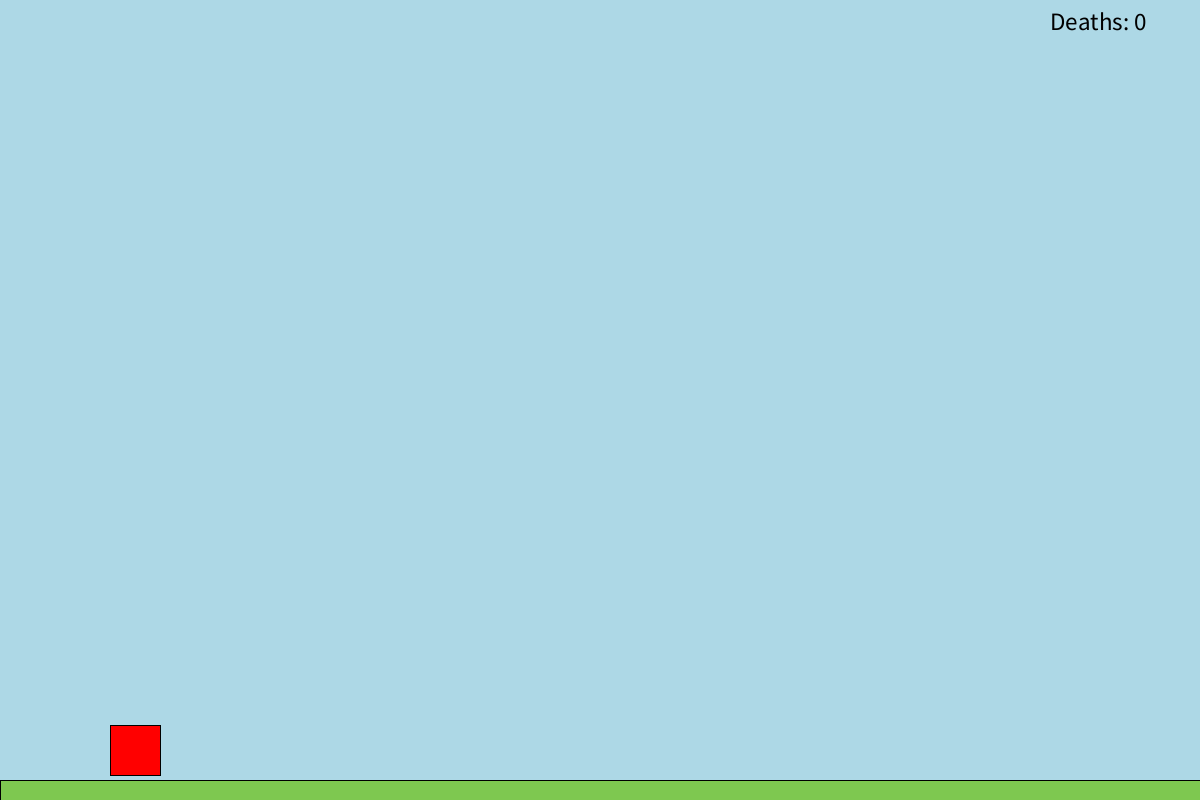
Frame 1 (no input)
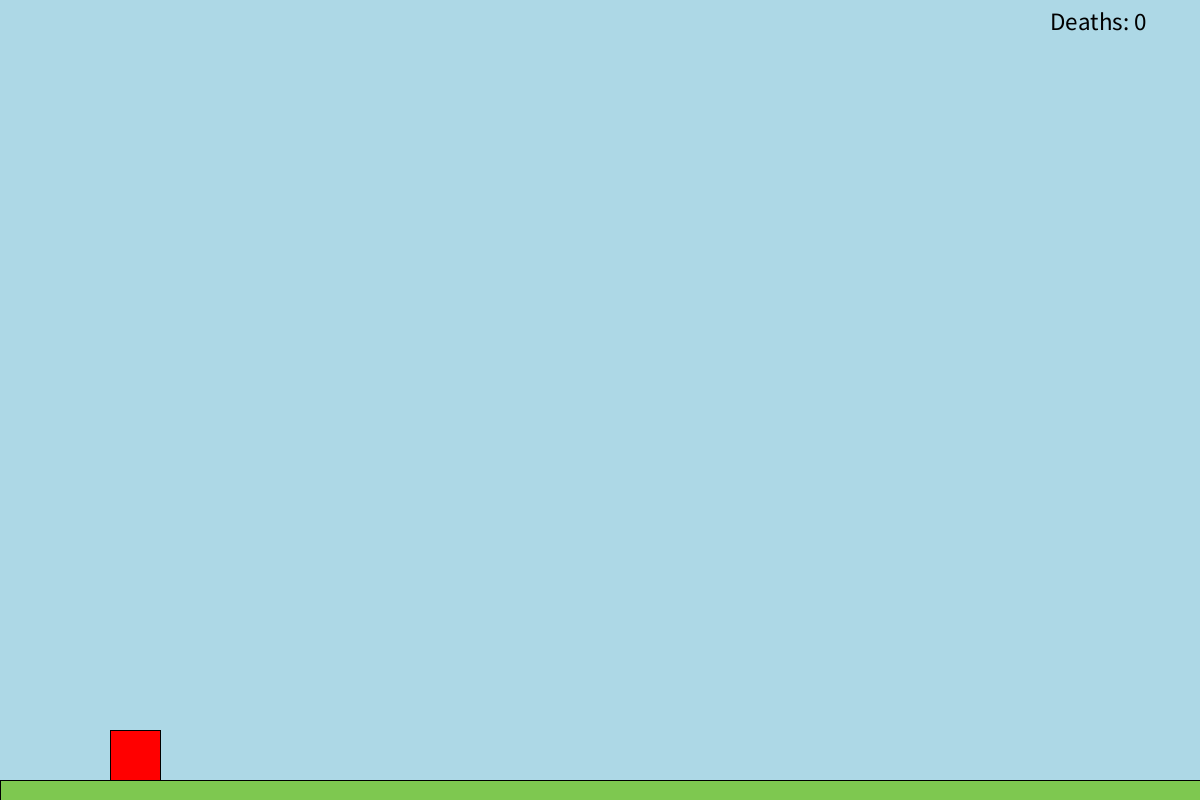
Frame 60 (the mouse pressed at the canvas centre just before this capture)
Frame 120 (the mouse held since frame 60 and released just before this capture): identical to frame 60, image omitted

The Processing sketch that drew these frames (run headless with seeded random() and noise(); from frame 60 on, the mouse is pressed at the canvas centre):

// Processing sketch: LeapLegends
// ── LeapLegends.pde
// Player's horizontal position
int playerX = 110; 
// Player's vertical position
int playerY = 725;
// Gravity effect
int gravity = 1;
// Player's vertical speed
int velocity = 0;
// Tracks if the player is in the air
boolean isJumping = false;
// Tracks if the player is on a platform
boolean onPlatform = false; 
// Horizontal speed for smoother movement
float speed = 0;
// Sets the level
int level = 0;
// Checks if the button is pressed or not
boolean buttonPressed = false;
// Checks how many times you have died
int deathCount = 0;

// Declares the ground
Platform Grass, Lava3, Lava51, Lava52;

// Declares platforms for level 1
Platform Level11, Level12, Level13, Level14, Level15;

// Declares platforms for level 2
Platform Level21, Level22, Level23, Level24, Level25, Level26;

// Declares platforms for level 3
Platform Level31, Level32, Level33, Level34, Level35, Level36;

// Declares platforms for level 4
Platform Level41, Level42, Level43;
Button button4;

// Declares platforms for level 5
Platform Level51, Level52, Level53, Level54, Level55, Level56, Level57, Level58;
Button button5;

// Declares the finish lines
FinishLine Finish1, Finish2, Finish3, Finish4, Finish5;

// Size of the player
int playerSize = 50;

void setup() {
  size(1200, 800);
  
  // Level level number, platform number
  // Level 1
  Level11 = new Platform (80, 650, 200, 20);
  Level12 = new Platform (420, 550, 200, 20);
  Level13 = new Platform (780, 470, 200, 20);
  Level14 = new Platform (450, 370, 200, 20);
  Level15 = new Platform (800, 270, 200, 20);
  
  Finish1 = new FinishLine (800, 270, 200, 20);
  
  
  // Level 2
  Level21 = new Platform (80, 650, 200, 20);
  Level22 = new Platform (420, 550, 200, 20);
  Level23 = new Platform (780, 550, 200, 20); 
  Level24 = new Platform (780, 390, 200, 20);
  Level25 = new Platform (550, 290, 200, 20);
  Level26 = new Platform (850, 190, 200, 20);
  
  Finish2 = new FinishLine (850, 190, 200, 20);
  
  
  // Level 3
  Level31 = new Platform (0, 650, 200, 20);
  Level32 = new Platform (0, 490, 200, 20);
  Level33 = new Platform (0, 340, 200, 20);
  Level34 = new Platform (0, 190, 200, 20);
  Level35 = new Platform (450, 400, 200, 20);
  Level36 = new Platform (900, 610, 200, 20);
  
  Finish3 = new FinishLine (900, 610, 200, 20);
  
  
  // Level 4
  Level41 = new Platform (350, 700, 200, 20);
  Level42 = new Platform (650, 600, 200, 20);
  Level43 = new Platform (950, 500, 200, 20);
  
  button4 = new Button (20, height - 55, 35);
  
  Finish4 = new FinishLine (950, 500, 200, 20);
  
  
  // Level 5
  Level51 = new Platform (100, 675, 200, 20);
  Level52 = new Platform (100, 525, 200, 20);
  Level53 = new Platform (100, 375, 200, 20);
  Level54 = new Platform (100, 225, 200, 20);
  Level55 = new Platform (100, 75, 200, 20);
  Level56 = new Platform (500, 675, 200, 20);
  Level57 = new Platform (850, 675, 200, 20);
  
  Finish5 = new FinishLine (850, 675, 200, 20);
  
  button5 = new Button (100, 40, 35);
  
  // Ground
  Grass = new Platform (0, height - 20, width, 20, 126, 200, 80);
  Lava3 = new Platform (260, height - 20, width, 20, 207, 16, 32);
  Lava51 = new Platform (0, height - 20, 100, 20, 207, 16, 32);
  Lava52 = new Platform (290, height - 20, width, 20, 207, 16, 32);
}

void draw() {
  // Sky blue background
  background(173, 216, 230);
  
  // Draws ground
  Grass.draw();
  
  // Draw platforms
  if (level == 1){
    // Level 1 platforms
    Level11.draw();
    Level12.draw();
    Level13.draw();
    Level14.draw();
    Level15.draw();
    
    // Draws the finish line
    Finish1.draw();
  } else if (level == 2) {
    // Level 2 platforms
    Level21.draw();
    Level22.draw();
    Level23.draw();
    Level24.draw();
    Level25.draw();
    Level26.draw();
    
    Finish2.draw();
  } else if (level == 3){
    // Level 3 platforms
    Level31.draw();
    Level32.draw();
    Level33.draw();
    Level34.draw();
    Level35.draw();
    Level36.draw();
    
    Finish3.draw();
    
    // Draws lava
    Lava3.draw();
  } else if (level == 4){
    // Level 4 platforms
    // Draws platforms once button is pressed
    if (buttonPressed == true){
      Level41.draw();
      Level42.draw();
    }
    Level43.draw();
    
    Finish4.draw();
    
    // Draws the button
    button4.draw();
  } else if (level == 5){
    // Level 5 platforms
    Level51.draw(); 
    Level52.draw();
    Level53.draw();
    Level54.draw();
    Level55.draw();
    if (buttonPressed == true){
      Level56.draw();
      Level57.draw();
      Finish5.draw();
    }
    
    // Draws the button
    button5.draw();
    
    // Draws lava
    Lava51.draw();
    Lava52.draw();
    
    // Draws mountain
    noStroke();
    fill (135);
    rect (400, 0, width, 475);
    triangle(400, 475, 700, 475, 700, 525);
    rect (700, 475, width, 50);
  }
  
  
  
  // Draw player
  fill(255, 0, 0); // Red color for player
  rect(playerX, playerY, playerSize, playerSize);
  
  
  
  // Applies gravity if not on platform
  if (!onPlatform) {
    velocity += gravity;
  }
  
  
  // Deathcount display
  fill (0);
  textSize(25);
  text("Deaths: " + deathCount, width - 150, 30);
  
  
  // Movement
  // Moves player vertically
  playerY += velocity;
  // Moves player horizontally
  playerX += speed;
  
  
  // Handles Collisions
  // Makes player not go off screen
  screenCollision();
  // Makes it so player stays onto the platform
  checkCollision();
  // Mountain collision
  montainCollision();
  
  
  // Adds to the level counter to make it go to the next level
  checkLevel();
  
  
  // Determines if the player is in lava, if so the player is reset
  lava();
  
  
  // Checks if player has pressed the button / collision
  buttonPressed();
}



void keyPressed() {
  // Handle left/right movement
  if (key == 'a' || key == 'A') {
    speed = -5;
  } else if (key == 'd' || key == 'D') {
    speed = 5;
  }
  
  // Jump upwards
  if ((key == 'w' || key == 'W') && !isJumping) {
    velocity = -15;
    isJumping = true;
    onPlatform = false;
  }
}



// If movement of left and right key is released then the speed is 0
void keyReleased() {
  if (key == 'a' || key == 'A' || key == 'd' || key == 'D') {
    speed = 0;
  }
}



// Makes it so player does not go off the screen
void screenCollision(){
  // If player is on the left side of the screen so it won't go off
  if (playerX < 0) {
  playerX = 0;
  }
  
  // If player is on the right side of the screen so it won't go off
  if (playerX + playerSize > width) {
    playerX = width - playerSize; 
  }
}



// Adds collision to the mountain
void montainCollision(){
  if (level == 5){
    if (playerX + playerSize > 400 && playerX < width && playerY + playerSize >= 0 && playerY <= 475){
      playerX = 400 - playerSize;
    }
    
    if (playerX + playerSize > 400 && playerX < width && playerY + playerSize >= 475 && playerY <= 525){
      playerY = 525;
    }
  }
}



// Finish line collision
void checkLevel() {
  if (level == 1) {
    // Check collision with finish line for level and a specific distance required to activate the next level
    // Level 1 --> 2
    if (playerX - 30 > 800 && playerX < 1000 && playerY + playerSize >= 270 && playerY <= 290) {
      // Move to level 2
      level = 2;
      // Reset player position for level 2
      resetPlayerPosition();
    }
    // Level 2 --> 3
  } else if (level == 2) {
    // Check collision with finish line for level 2
    if (playerX - 30 > 850 && playerX < 1050 && playerY + playerSize >= 190 && playerY <= 210) {
      // Move to level 3
      level = 3;
      // Reset player position for level 3
      resetPlayerPosition();
    }
  } else if (level == 3){
    if (playerX - 30 > 900 && playerX < 1100 && playerY + playerSize >= 610 && playerY <= 630){
     // Move to level 4
     level = 4;
     // Reset player position for level 4
     resetPlayerPosition();
    }
  } else if (level == 4){
    if (playerX - 30 > 950 && playerX < 1150 && playerY + playerSize >= 500 && playerY <= 520){
      // Resets button
      buttonPressed = false;
      // Move to level 5
      level = 5;
      // Reset player position for level 5
      resetPlayerPosition();
    }
  } else if (level == 5){
    if (playerX - 30 > 850 && playerX < 1050 && playerY + playerSize >= 675 && playerY <= 695){
      // Resets button
      buttonPressed = false;
      // Move to level 5
      level = 6;
      // Reset player position for level 5
      resetPlayerPosition();
    }
  }
}



// Checks if button is pressed
void buttonPressed(){
  if (level == 4){
    if (playerX + playerSize > 20 && playerX < 55 && playerY + playerSize >= height - 55 && playerY <= height + 35){
      buttonPressed = true;
      playerY = height - 55 - playerSize;
      velocity = 0;
      isJumping = false;
      onPlatform = true;
    }
  } else if (level == 5){
    if (playerX + playerSize > 100 && playerX < 135 && playerY + playerSize >= 40 && playerY <= 75){
       buttonPressed = true;
       playerY = 40 - playerSize;
       velocity = 0;
       isJumping = false;
       onPlatform = true;
    }
  }
}



// Resets players position to starting point
void resetPlayerPosition() {
  // Reset characters position
  playerX = 110; 
  playerY = 725; 
  velocity = 0; 
  isJumping = false; 
  buttonPressed = false;
}



// Checks for the lava to reset player
void lava(){
  if (level == 3){
    // Platform 1 collision
    if (playerX + playerSize > 260 && playerX < width && playerY + playerSize >= height - 20 && playerY <= height) {
      resetPlayerPosition();
      deathCount += 1;
    }
  } else if (level == 5){
    if (playerX + playerSize > 0 && playerX < 100 && playerY + playerSize >= height - 20 && playerY <= height ||
        playerX + playerSize > 290 && playerX < width && playerY + playerSize >= height - 20 && playerY <= height){
      resetPlayerPosition();
      deathCount += 1;
    }
  }
}



void checkCollision() {
  onPlatform = false;
  
  // Checks for ground collision
  if (playerY + playerSize >= height - 20) {
    playerY = height - playerSize - 20;
    velocity = 0;
    isJumping = false;
    onPlatform = true;
  }
  
  
  // Level 1 collision
  if (level == 1){
    // Platform 1 collision
    if (playerX + playerSize > 80 && playerX < 280 && playerY + playerSize >= 650 && playerY <= 670) {
      playerY = 650 - playerSize;
      velocity = 0;
      isJumping = false;
      onPlatform = true;
    }

    // Platform 2 collision
    if (playerX + playerSize > 420 && playerX < 620 && playerY + playerSize >= 550 && playerY <= 570) {
      playerY = 550 - playerSize;
      velocity = 0;
      isJumping = false;
      onPlatform = true;
    }

    // Platform 3 collision
    if (playerX + playerSize > 780 && playerX < 980 && playerY + playerSize >= 470 && playerY <= 490) {
      playerY = 470 - playerSize;
      velocity = 0;
      isJumping = false;
      onPlatform = true;
    }
  
    // Platform 4 collision
    if (playerX + playerSize > 450 && playerX < 650 && playerY + playerSize >= 370 && playerY <= 390) {
      playerY = 370 - playerSize;
      velocity = 0;
      isJumping = false;
      onPlatform = true;
    }
  
    // Platform 5 collision
    if (playerX + playerSize > 800 && playerX < 1000 && playerY + playerSize >= 270 && playerY <= 290) {
      playerY = 270 - playerSize;
      velocity = 0;
      isJumping = false;
      onPlatform = true;
    }
  }
  
  
  // Level 2 collision
  if (level == 2){
    // Platform 1 collision
    if (playerX + playerSize > 80 && playerX < 280 && playerY + playerSize >= 650 && playerY <= 670) {
      playerY = 650 - playerSize;
      velocity = 0;
      isJumping = false;
      onPlatform = true;
    }
 
    // Platform 2 collision
    if (playerX + playerSize > 420 && playerX < 620 && playerY + playerSize >= 550 && playerY <= 570) {
      playerY = 550 - playerSize;
      velocity = 0;
      isJumping = false;
      onPlatform = true;
    }

    // Platform 3 collision
    if (playerX + playerSize > 780 && playerX < 980 && playerY + playerSize >= 550 && playerY <= 570) {
      playerY = 550 - playerSize;
      velocity = 0;
      isJumping = false;
      onPlatform = true;
    }
  
    // Platform 4 collision
    if (playerX + playerSize > 780 && playerX < 980 && playerY + playerSize >= 390 && playerY <= 410) {
      playerY = 390 - playerSize;
      velocity = 0;
      isJumping = false;
      onPlatform = true;
    }
  
    // Platform 5 collision
    if (playerX + playerSize > 550 && playerX < 750 && playerY + playerSize >= 290 && playerY <= 310) {
      playerY = 290 - playerSize;
      velocity = 0;
      isJumping = false;
      onPlatform = true;
    }
  
    // Platform 6 collision
    if (playerX + playerSize > 850 && playerX < 1050 && playerY + playerSize >= 190 && playerY <= 210) {
      playerY = 190 - playerSize;
      velocity = 0;
      isJumping = false;
      onPlatform = true;
    }
  }
  
  
  // Level 3 collision
  if (level == 3){
    // Platform 1 collision
    if (playerX + playerSize > 0 && playerX < 200 && playerY + playerSize >= 650 && playerY <= 670) {
      playerY = 650 - playerSize;
      velocity = 0;
      isJumping = false;
      onPlatform = true;
    }
    
    // Platform 2 collision
    if (playerX + playerSize > 0 && playerX < 200 && playerY + playerSize >= 490 && playerY <= 510) {
      playerY = 490 - playerSize;
      velocity = 0;
      isJumping = false;
      onPlatform = true;
    }
    
    // Platform 3 collision
    if (playerX + playerSize > 0 && playerX < 200 && playerY + playerSize >= 340 && playerY <= 340) {
      playerY = 340 - playerSize;
      velocity = 0;
      isJumping = false;
      onPlatform = true;
    }
    
    // Platform 4 collision
    if (playerX + playerSize > 0 && playerX < 200 && playerY + playerSize >= 190 && playerY <= 210) {
      playerY = 190 - playerSize;
      velocity = 0;
      isJumping = false;
      onPlatform = true;
    }
    
    // Platform 5 collision
    if (playerX + playerSize > 450 && playerX < 650 && playerY + playerSize >= 400 && playerY <= 420) {
      playerY = 400 - playerSize;
      velocity = 0;
      isJumping = false;
      onPlatform = true;
    }
    
    // Platform 6 collision
    if (playerX + playerSize > 900 && playerX < 1100 && playerY + playerSize >= 610 && playerY <= 630) {
      playerY = 610 - playerSize;
      velocity = 0;
      isJumping = false;
      onPlatform = true;
    }
  }
  
  
  // Level 4 collision
  if (level == 4){
    // Platforms appear when button is pressed
    if (buttonPressed == true){
      // Platform 1 collision
      if (playerX + playerSize > 350 && playerX < 550 && playerY + playerSize >= 700 && playerY <= 720) {
        playerY = 700 - playerSize;
        velocity = 0;
        isJumping = false;
        onPlatform = true;
      }
    
      // Platform 2 collision
      if (playerX + playerSize > 650 && playerX < 850 && playerY + playerSize >= 600 && playerY <= 620) {
        playerY = 600 - playerSize;
        velocity = 0;
        isJumping = false;
        onPlatform = true;
      }
    }
    
    // Platform 3 collision
    if (playerX + playerSize > 950 && playerX < 1150 && playerY + playerSize >= 500 && playerY <= 520) {
      playerY = 500 - playerSize;
      velocity = 0;
      isJumping = false;
      onPlatform = true;
    }
  }
  
  
  // Level 5 collision
  if (level == 5){
    // Platform 1 collision
    if (playerX + playerSize > 100 && playerX < 300 && playerY + playerSize >= 675 && playerY <= 695) {
      playerY = 675 - playerSize;
      velocity = 0;
      isJumping = false;
      onPlatform = true;
    }
    
    // Platform 2 collision
    if (playerX + playerSize > 100 && playerX < 300 && playerY + playerSize >= 525 && playerY <= 545) {
      playerY = 525 - playerSize;
      velocity = 0;
      isJumping = false;
      onPlatform = true;
    }
    
    // Platform 3 collision
    if (playerX + playerSize > 100 && playerX < 300 && playerY + playerSize >= 375 && playerY <= 395) {
      playerY = 375 - playerSize;
      velocity = 0;
      isJumping = false;
      onPlatform = true;
    }
    
    // Platform 4 collision
    if (playerX + playerSize > 100 && playerX < 300 && playerY + playerSize >= 225 && playerY <= 245) {
      playerY = 225 - playerSize;
      velocity = 0;
      isJumping = false;
      onPlatform = true;
    }
    
    // Platform 5 collision
    if (playerX + playerSize > 100 && playerX < 300 && playerY + playerSize >= 75 && playerY <= 95) {
      playerY = 75 - playerSize;
      velocity = 0;
      isJumping = false;
      onPlatform = true;
    }
    
    // Platforms appear when button is pressed
    if (buttonPressed == true){
      // Platform 6 collision
      if (playerX + playerSize > 500 && playerX < 700 && playerY + playerSize >= 675 && playerY <= 695) {
        playerY = 675 - playerSize;
        velocity = 0;
        isJumping = false;
        onPlatform = true;
      }
      
      // Platform 7 collision
      if (playerX + playerSize > 850 && playerX < 1050 && playerY + playerSize >= 675 && playerY <= 695) {
        playerY = 675 - playerSize;
        velocity = 0;
        isJumping = false;
        onPlatform = true;
      }
    }
  }
}

// ── Button.pde
class Button{
  private int buttonX;
  private int buttonY;
  private int buttonSize;
  
  public Button (int buttonX1, int buttonY1, int buttonSize1){
    this.buttonX = buttonX1;
    this.buttonY = buttonY1;
    this.buttonSize = buttonSize1;
  }
  
  void draw (){
    fill (255, 253, 208);
    rect (buttonX, buttonY, buttonSize, buttonSize);
    fill (187, 136, 85);
    rect (buttonX + 5, buttonY - 5, buttonSize - 10, buttonSize - 30);
  }
}

// ── FinishLine.pde
class FinishLine{
  private int squareSize = 10;
  private int rectX;
  private int rectY;
  private int widthX;
  private int heightY;
  
  public FinishLine (int rectX1, int rectY1, int widthX1, int heightY1){
    this.rectX = rectX1;
    this.rectY = rectY1;
    this.widthX = widthX1;
    this.heightY = heightY1;
  }
  
  
  void draw (){
    for (int i = rectX; i < rectX + widthX; i += squareSize) {
      for (int j = rectY; j < rectY + heightY; j += squareSize) {
        // Determines color
        if (((i / squareSize) + (j / squareSize)) % 2 == 0) {
          // Black squares
          fill(0);
        } else {
          // White squares
          fill(255); 
        }

        // Draws squares
        rect(i, j, squareSize, squareSize);
      }
    }
  }
}

// ── Platform.pde
class Platform {
  private int rectX;
  private int rectY;
  private int widthX;
  private int heightY;
  private int col1; // Red component of color
  private int col2; // Green component of color
  private int col3; // Blue component of color

  // Constructor with default brown color
  public Platform(int rectX1, int rectY1, int widthX1, int heightY1) {
    this.rectX = rectX1;
    this.rectY = rectY1;
    this.widthX = widthX1;
    this.heightY = heightY1;
    // Default color - brown
    this.col1 = 139;
    this.col2 = 69;
    this.col3 = 19;
  }

  // Constructor with custom color
  public Platform(int rectX1, int rectY1, int widthX1, int heightY1, int col11, int col12, int col13) {
    this.rectX = rectX1;
    this.rectY = rectY1;
    this.widthX = widthX1;
    this.heightY = heightY1;
    this.col1 = col11;
    this.col2 = col12;
    this.col3 = col13;
  }

  // Draw the platform
  public void draw() {
    // Fill with the platform's color
    fill(col1, col2, col3);
    // Draw the platform rectangle
    rect(rectX, rectY, widthX, heightY);
  }
}
